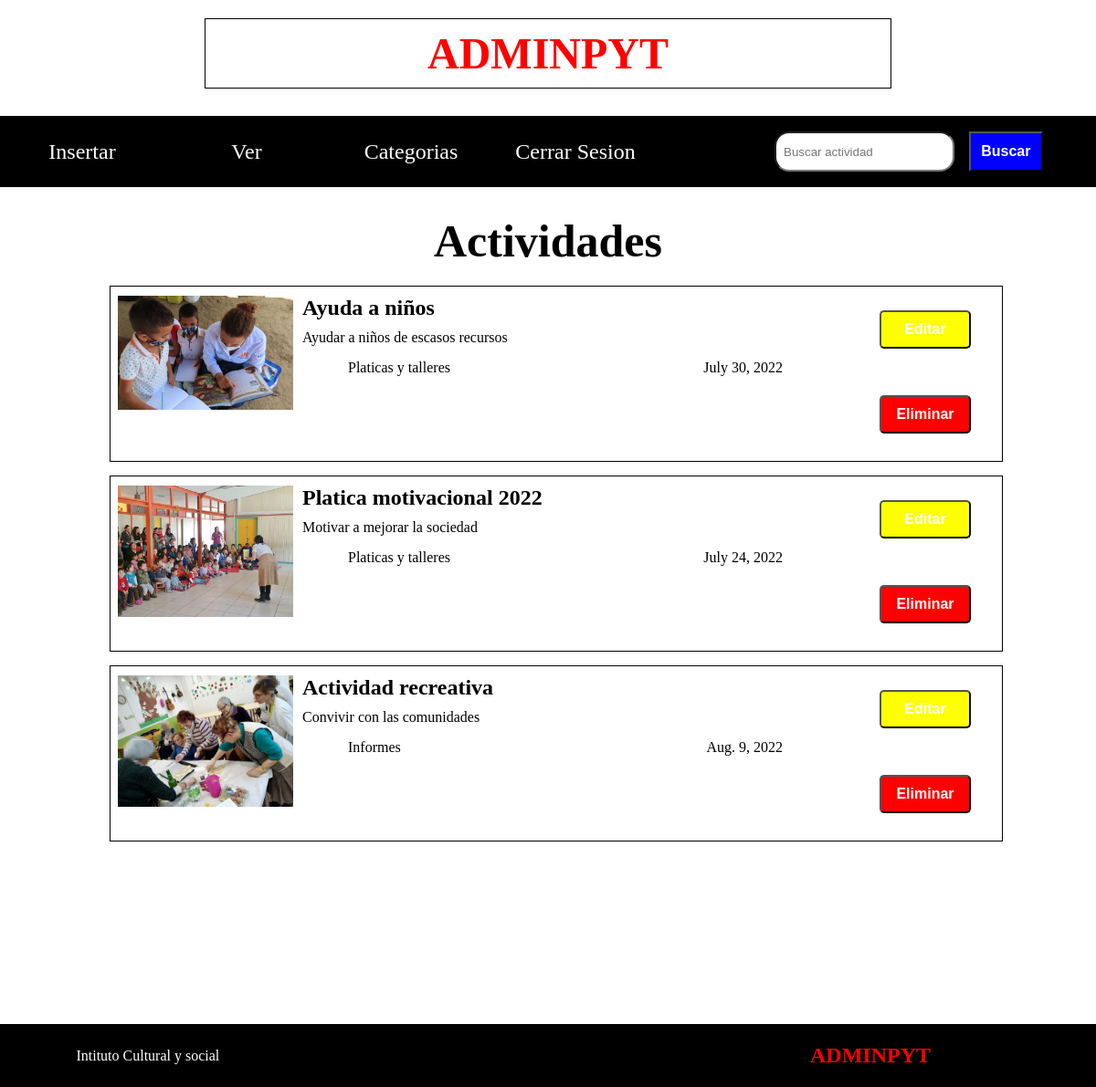
The app's page /ver-actividades/ with its own data.
### applications/actividad/models.py (models this page shows, shortened)
class Actividad(models.Model):
    nombre = models.CharField('Nombre',max_length=50)
    fecha = models.DateField('Fecha')
    participantes = models.IntegerField('Participantes',max_length=None)
    objetivo = models.CharField('Objetivo',max_length=500)
    descripcion = models.CharField('Descripcion',max_length=2000)
    categoria = models.ForeignKey(Categoria, on_delete=models.CASCADE)
    imagen=models.ImageField(upload_to='actividad',blank=True,null=True)
    class Meta:
        verbose_name = 'Actividad'
        verbose_name_plural = 'Actividades'

class Categoria(models.Model):
    descripcion = models.CharField('Descripcion',max_length=500)
    class Meta:
        verbose_name = 'Categoria'
        verbose_name_plural = 'Categorias'
    def __str__(self):
        return self.descripcion

### applications/actividad/views.py (the view)
# urls.py: path('ver-actividades/',views.ActividadListView.as_view(),name='all-activities'),
class ActividadListView(ListView):
    model = Actividad
    template_name = "actividades_list.html"
    def get_queryset(self):
        palabraClave = self.request.GET.get('kword','')
        lista = Actividad.objects.filter(
            nombre__icontains=palabraClave
        )
        if len(lista)<1:
            lista = Actividad.objects.filter(
            fecha__icontains=palabraClave
        )
        return lista

### applications/actividad/context.py (called while the page is built)
def get_categorias(request):
    categorias=Categoria.objects.all()
    return {
        'categorias':categorias
    }

### templates/actividades_list.html (shortened to what this page needs)
{% extends 'base.html' %}
{% load static %}
{% block content %}
    {% include 'headerSearch.html' %}
    <main class="main contenedor">
        <h2>Actividades</h2>
      <section class="actividades contenedor">
        {% if  object_list%}
          {% for actividad in object_list  %}
          <div class="actividad">
            {% if actividad.imagen %}
            <img src="{{actividad.imagen.url}}" class="img-actividad" />
            {% else %}
            <img src="{% static 'img/beneficios.png' %}" class="img-actividad" />
            {% endif %}
              <div class="info-actividad">
                <h3 class="nombre-actividad"> <a href="{% url 'actividades_app:activity-detail' actividad.id %}">{{actividad.nombre  | capfirst}}</a> </h3>
                <p class="objetivo-actividad">
                  {{actividad.objetivo}}
                </p>
                <div class="detalle-actividad">
                  <span>{{actividad.categoria  | capfirst }}</span>
                  <span>{{actividad.fecha}}</span>
                </div>
              </div>
              <div class="botones-actividad">
                <button class="btn-editar"> <a href="{% url 'actividades_app:update-activity' actividad.id %}">Editar</a> </button>
                <button class="btn-eliminar"><a href="{% url 'actividades_app:eliminar_actividad' actividad.id %}">Eliminar</a></button>
              </div>
            </div>
          {% endfor %}
        {% else %}
        <h3 style="text-align:center;">No hay actividades por mostrar</h3>
        <img src="{% static 'img/vacio.jpg' %}" class="img-actividad"  style="height:500px ;"/>
        {% endif %}
      </section>
    </main>
    {% include 'footer.html' %}
{% endblock content %}

### templates/base.html (shortened to what this page needs)
{% load static %}
<!DOCTYPE html>
<html lang="en">
  <head>
    <link rel="stylesheet" href="{% static 'css/app.css' %}" />
  </head>
  <body>
   {% block content %}
   {% endblock content %}
  </body>
</html>

### templates/headerSearch.html (shortened to what this page needs)
<header class="hero">
    <div class="logo">
      <a href="{% url 'actividades_app:inicio' %}">
        <h1>ADMINPYT</h1>
      </a>
    </div>
  </header>
  <nav class="menu contenedor">
    <ul>
      <li>
        <a href="{% url 'actividades_app:add-actividad' %}">Insertar</a>
      </li>
      <li>
        <a href="{% url 'actividades_app:all-activities' %}">Ver</a>
      </li>
      <li>
        <a href="#">Categorias</a>
      </li>
      <li>
        <a href=" {% url 'actividades_app:logout' %}">Cerrar Sesion</a>
      </li>
    </ul>
    <section class="buscador">
      <form class="buscador-actividades"  method="get">
        <input type="text" placeholder="Buscar actividad" id="kword" name="kword" />
        <input type="submit" value="Buscar">
       </form>
    </section>
  </nav>

### templates/footer.html
<footer class="footer">
    <section class="link">Intituto Cultural y social</section>
    <section class="logo-footer">ADMINPYT</section>
  </footer>

### static/css/app.css (style rules this page uses)
* { margin: 0; padding: 0; }
a { text-decoration: none; }
.hero { margin-top: 20px; }
.contenedor { max-width: 1200px; margin: 0 auto; }
.logo a { color: red; }
.logo { margin-top: 20px; margin: 0 auto; text-align: center; font-size: 2rem; font-weight: bold; padding: 10px 15px; border: 1px solid black; width: 60%; }
a { width: 100%; text-align: center; color: white; font-size: 1.5rem; }
.menu { margin-top: 30px; background-color: black; display: grid; grid-template-columns: 60% 40%; }
.menu ul { display: flex; flex-direction: row; }
.menu ul li { position: relative; display: flex; justify-content: center; align-items: center; padding: 0.7rem; flex: 1 1 100%; }
.buscador { display: flex; justify-content: center; }
.main { margin-top: 30px; height: auto; }
.footer { margin-top: 200px; border: 1px solid black; background-color: black; color: white; display: grid; padding: 20px 25px ; grid-template-columns: 70% 20%; align-items: center; justify-content: center; }
.logo-footer { color: red; font-size: 1.5rem; font-weight: bold; }
h2 { text-align: center; font-size: 50px; margin-bottom: 20px; }
.btn-editar { width: 100px; background-color: yellow; color: white; border-radius: 5px; margin-bottom: 20px; padding: 10px 5px; font-weight: bold; }
.btn-eliminar { width: 100px; background-color: red; color: white; border-radius: 5px; margin-bottom: 20px; padding: 10px 12px; font-weight: bold; font-size: 1rem; }
.btn-editar a, .btn-eliminar a { font-size: 1rem !important; }
.actividades { width: 80%; display: flex; flex-direction: column; gap: 15px; margin-bottom: 50px; }
.actividad { width: 100%; border: 1px solid black; display: grid; grid-template-columns: 20% 60% 20%; column-gap: 10px; padding: 10px 8px; }
.img-actividad { width: 100%; }
.info-actividad { display: flex; flex-direction: column; gap: 10px; width: 100%; }
.nombre-actividad a { color: black !important; }
.detalle-actividad { display: flex; justify-content: space-between; padding: 5px 50px; }
.botones-actividad { display: flex; flex-direction: column; gap: 15px; justify-content: center; align-items: center; }
form { background-color: whitesmoke; width: 50%; display: flex; flex-direction: column; padding: 1.5rem 0.7rem; border: 1px solid black; align-self: center; text-align: center; }
input[type=password], input[type=text], input[type=email], input[type=number], input[type=date], input[type=time], select { margin: 1rem 0.5rem; padding: 0.5rem; border-radius: 1rem; }
input[type=submit],button,input[type=reset] { width: 50%; padding: 0.7rem; margin: 1rem 0.5rem; align-self: center; background-color: blue; color: white; font-size: 1rem; font-weight: 700; }
.buscador-actividades { display: flex !important; flex-direction: row; background: none; padding: 0; }

### records on screen
Actividad: imagen (picture), nombre "Ayuda a niños", objetivo "Ayudar a niños de escasos recursos", categoria "Platicas y talleres", fecha "July 30, 2022"
Actividad: imagen (picture), nombre "Platica motivacional 2022", objetivo "Motivar a mejorar la sociedad", categoria "Platicas y talleres", fecha "July 24, 2022"
Actividad: imagen (picture), nombre "Actividad recreativa", objetivo "Convivir con las comunidades", categoria "Informes", fecha "Aug. 9, 2022"
